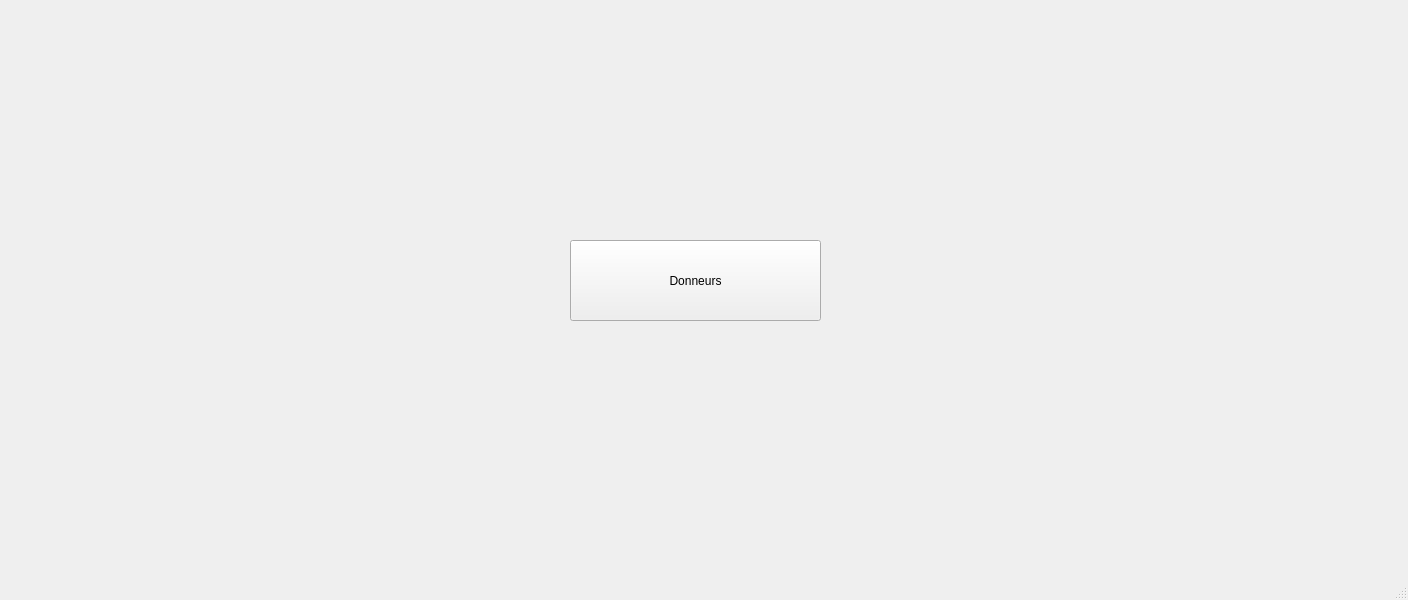
<?xml version="1.0" encoding="UTF-8"?>
<ui version="4.0">
 <class>MainWindow</class>
 <widget class="QMainWindow" name="MainWindow">
  <property name="geometry">
   <rect>
    <x>0</x>
    <y>0</y>
    <width>1408</width>
    <height>600</height>
   </rect>
  </property>
  <property name="windowTitle">
   <string>MainWindow</string>
  </property>
  <widget class="QWidget" name="centralwidget">
   <widget class="QPushButton" name="pushButton">
    <property name="geometry">
     <rect>
      <x>570</x>
      <y>240</y>
      <width>251</width>
      <height>81</height>
     </rect>
    </property>
    <property name="text">
     <string>Donneurs</string>
    </property>
   </widget>
  </widget>
  <widget class="QMenuBar" name="menubar">
   <property name="geometry">
    <rect>
     <x>0</x>
     <y>0</y>
     <width>1408</width>
     <height>25</height>
    </rect>
   </property>
  </widget>
  <widget class="QStatusBar" name="statusbar"/>
 </widget>
 <resources/>
 <connections/>
</ui>
